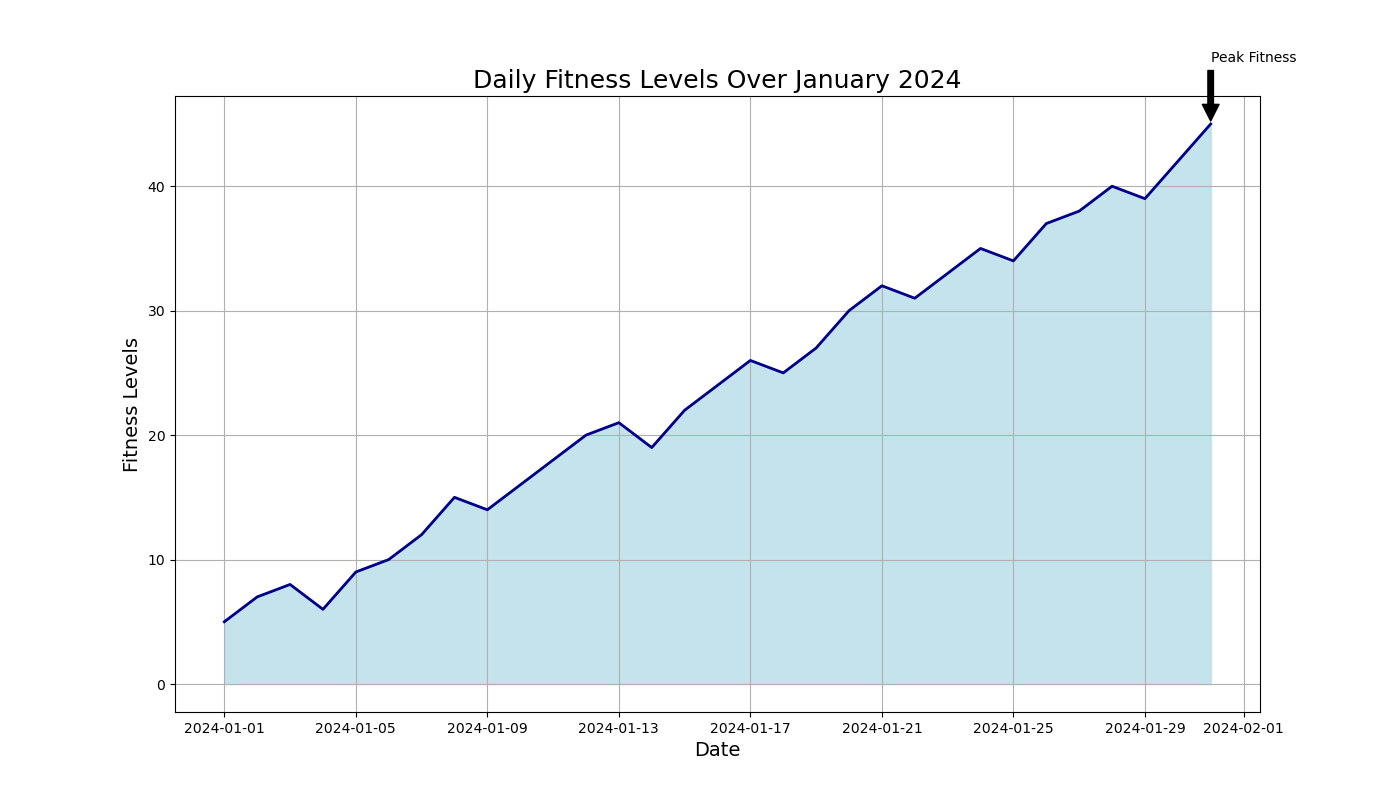

Recreate this plot in Python.
import matplotlib.pyplot as plt
import pandas as pd

data = {
    'Date': [
        '2024-01-01', '2024-01-02', '2024-01-03', '2024-01-04', '2024-01-05', 
        '2024-01-06', '2024-01-07', '2024-01-08', '2024-01-09', '2024-01-10',
        '2024-01-11', '2024-01-12', '2024-01-13', '2024-01-14', '2024-01-15', 
        '2024-01-16', '2024-01-17', '2024-01-18', '2024-01-19', '2024-01-20',
        '2024-01-21', '2024-01-22', '2024-01-23', '2024-01-24', '2024-01-25', 
        '2024-01-26', '2024-01-27', '2024-01-28', '2024-01-29', '2024-01-30',
        '2024-01-31'
    ],
    'Fitness Levels': [
        5, 7, 8, 6, 9, 10, 12, 15, 14, 16, 18, 20, 21, 19, 22, 24, 26, 25, 
        27, 30, 32, 31, 33, 35, 34, 37, 38, 40, 39, 42, 45
    ]
}

df = pd.DataFrame(data)
df['Date'] = pd.to_datetime(df['Date'])

plt.figure(figsize=(14, 8))
plt.fill_between(df['Date'], df['Fitness Levels'], color='#ADD8E6', alpha=0.7)
plt.plot(df['Date'], df['Fitness Levels'], color='#00008B', linewidth=2)

plt.title('Daily Fitness Levels Over January 2024', fontsize=18)
plt.xlabel('Date', fontsize=14)
plt.ylabel('Fitness Levels', fontsize=14)

peak_fitness = df[df['Fitness Levels'] == df['Fitness Levels'].max()]
plt.annotate('Peak Fitness', xy=(peak_fitness['Date'].values[0], peak_fitness['Fitness Levels'].values[0]),
             xytext=(peak_fitness['Date'].values[0], peak_fitness['Fitness Levels'].values[0]+5),
             arrowprops=dict(facecolor='black', shrink=0.05))

plt.grid(True)
plt.show()
